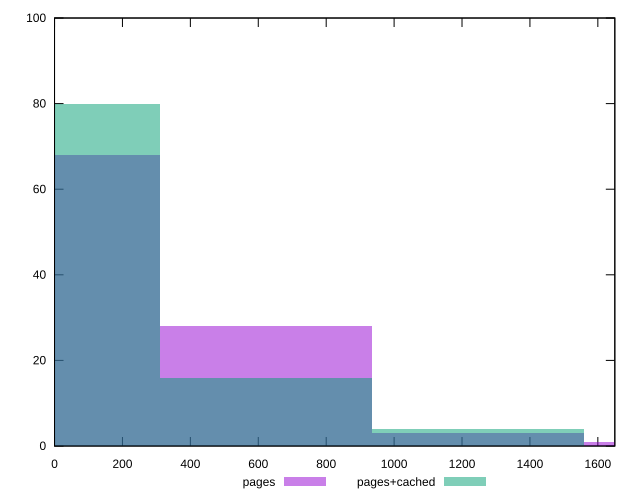

Reproduce this figure in gnuplot.
reset

$pages <<EOF
0 68
623.6872424906458 28
1247.3744849812915 3
1871.0617274719373 1
EOF

$pagesCached <<EOF
623.6872424906458 16
0 80
1247.3744849812915 4
EOF

set key outside below
set boxwidth 623.6872424906458
set xrange [0:1650]
set yrange [0:100]
set trange [0:100]
set style fill transparent solid 0.5 noborder
set terminal svg size 640, 500 enhanced background rgb 'white'
set output "report_00014_2021-02-09T15:56:05.503Z/uses-http2/comparison/histogram/0_vs_1.svg"

plot $pages title "pages" with boxes, \
     $pagesCached title "pages+cached" with boxes

reset
